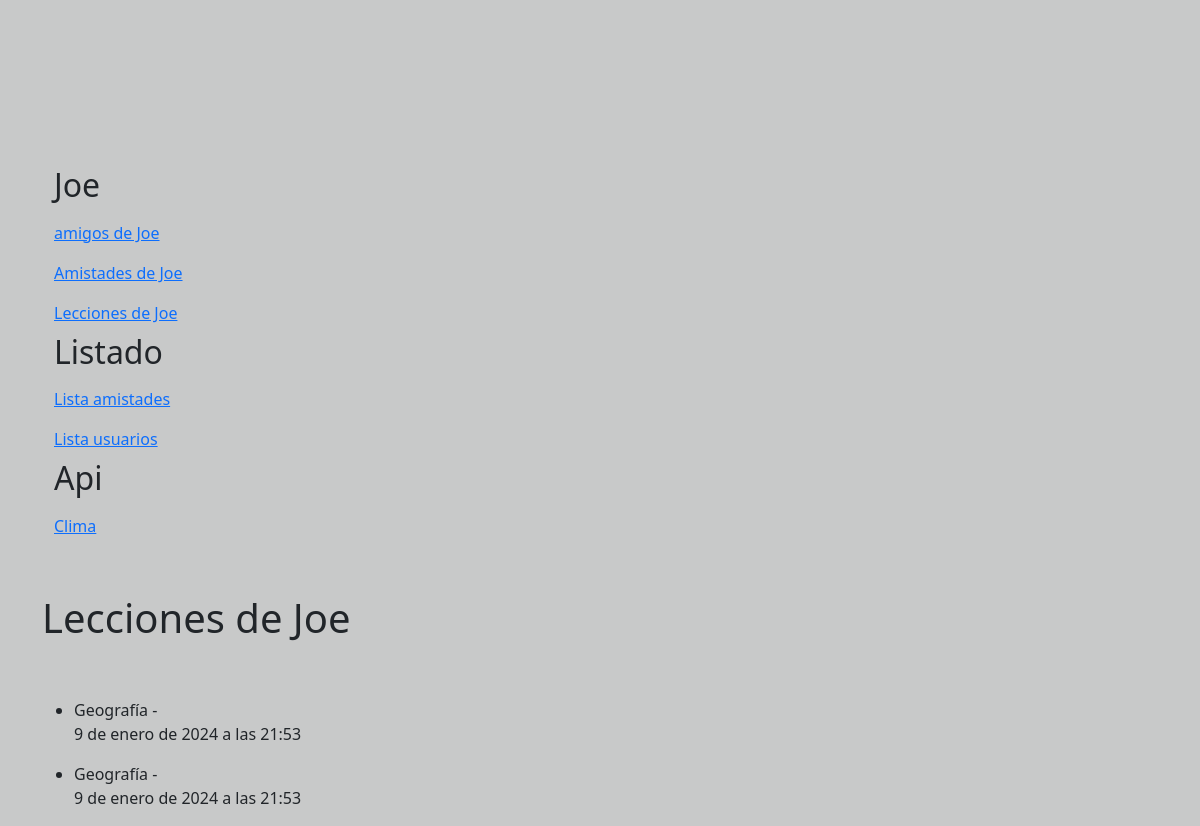
The app's page /lecciones/, older data.
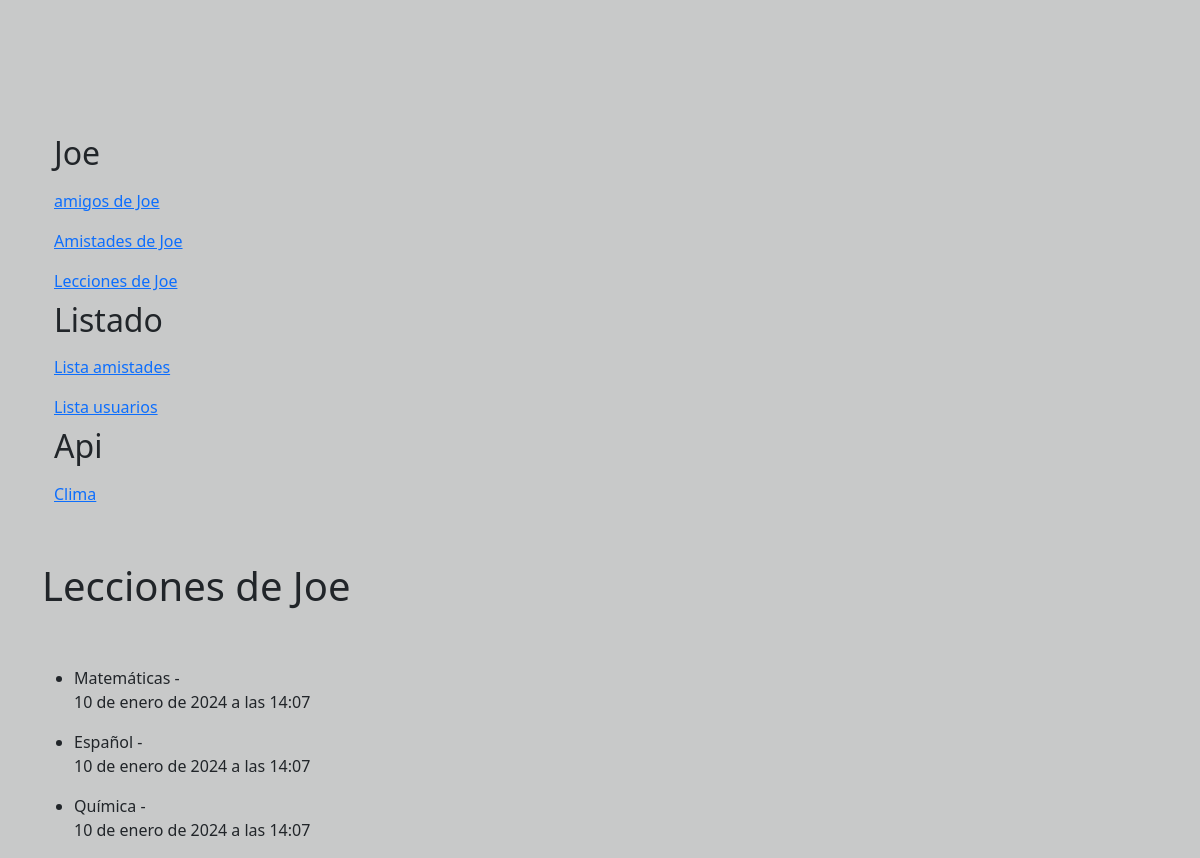
The same page, newer data.
### aplicacion/models.py (models this page shows, shortened)
class InscripcionLeccion(models.Model):
    estudiante = models.ForeignKey(Estudiante, on_delete=models.CASCADE)
    curso = models.ForeignKey(Curso, on_delete=models.CASCADE)
    fecha_inscripcion = models.DateTimeField(auto_now_add=True)

class Curso(models.Model):
    nombre = models.CharField(max_length=50)
    comision = models.IntegerField()

### aplicacion/views.py (the view)
# urls.py: path('lecciones/', listar_lecciones, name="lecciones"),
def listar_lecciones(request):
    joe = Estudiante.objects.get(nombre='Joe')
    lecciones_joe = InscripcionLeccion.objects.filter(estudiante=joe)
    contexto = {'lecciones_joe': lecciones_joe, 'joe': joe}
    return render(request, "aplicacion/listar_lecciones.html", contexto)

### aplicacion/templates/aplicacion/listar_lecciones.html
{% extends 'aplicacion/home.html' %}
{% load static %}
{% block contenido %}
<body>
    <h1>Lecciones de Joe</h1>
    <br><br>
    <ul>
        {% for inscripcion in lecciones_joe %}
            <li>{{ inscripcion.curso.nombre }} - {{ inscripcion.leccion.titulo }}</li><p>{{ inscripcion.fecha_inscripcion }}</p>
        {% endfor %}
    </ul>
</body>
{% endblock contenido %}

### aplicacion/templates/aplicacion/home.html (shortened to what this page needs)
<html lang="en">
    <head>
        {% load static %}
        <link href="https://cdn.jsdelivr.net/npm/bootstrap@5.2.3/dist/css/bootstrap.min.css" rel="stylesheet" type="text/css" />
        <link href="{% static 'aplicacion/css/styles.css' %}" rel="stylesheet" />
    </head>
    <body>
        <br><br>
        <br><br>
        <br><br>
        <br><br>
        <nav class="container ">
            <div class="container">
                <h2>Joe</h2>
                <a class="navbar" href="{% url 'perfil' %}">amigos de Joe</a>
                <a class="navbar" href="{% url 'amistades' %}">Amistades de Joe</a>
                <a class="navbar" href="{% url 'lecciones' %}">Lecciones de Joe</a>
                <h2>Listado</h2>
                <a class="navbar" href="{% url 'amistades_usuarios' %}">Lista amistades</a>
                <a class="navbar" href="{% url 'usuarios' %}">Lista usuarios</a>
                <h2>Api</h2>
                <a class="navbar" href="{% url 'clima' %}">Clima</a>
            </div>
        </nav>
        <br><br>
        <div class="container container_contenido">
            {% block contenido %}
            {% endblock contenido %}
        </div>
    </body>
</html>

### aplicacion/static/aplicacion/css/styles.css (style rules this page uses)
body { background-color: rgb(200, 201, 201); display: flex; justify-content: center; align-items: center; width: 100%; height: 100%; flex-direction: column; }

Row changes from the older to the newer data that the page shows:
removed InscripcionLeccion: curso.nombre "Geografía", fecha_inscripcion "9 de enero de 2024 a las 21:53"
removed InscripcionLeccion: curso.nombre "Geografía", fecha_inscripcion "9 de enero de 2024 a las 21:53"
added InscripcionLeccion: curso.nombre "Matemáticas", fecha_inscripcion "10 de enero de 2024 a las 14:07"
added InscripcionLeccion: curso.nombre "Español", fecha_inscripcion "10 de enero de 2024 a las 14:07"
added InscripcionLeccion: curso.nombre "Química", fecha_inscripcion "10 de enero de 2024 a las 14:07"
